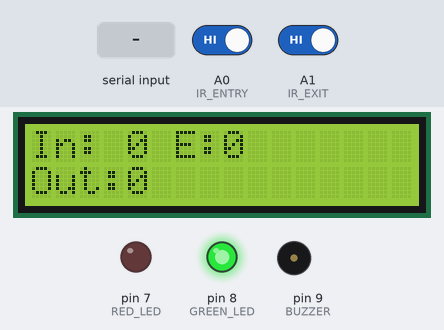
Simulated run of this sketch. Board: Arduino Uno, built with avr-gcc and run on an emulated ATmega328P. Shown: 16×2 character LCD, output pins drawn as LEDs (lit = HIGH), buzzer (waves = sounding, pin HIGH). The test bench sets the inputs (shaded band); at power-on: A0 (IR_ENTRY) HIGH, A1 (IR_EXIT) HIGH. What the sketch prints to the serial monitor is not drawn.

Above: at 4.1 s.
4.2 s: "STATUS:\n" received over Serial
At 5.6 s:
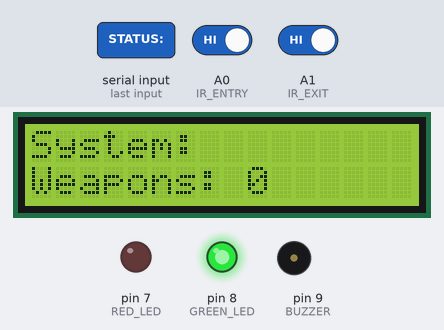
7.2 s: "WEAPON:\n" received over Serial
At 8.3 s:
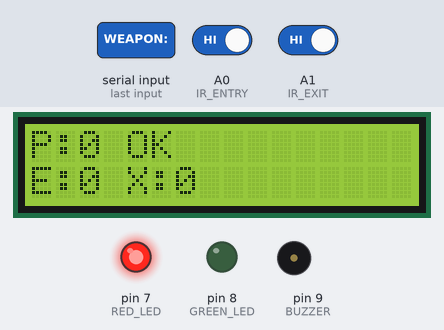
10.2 s: "RESET\n" received over Serial
At 13.1 s:
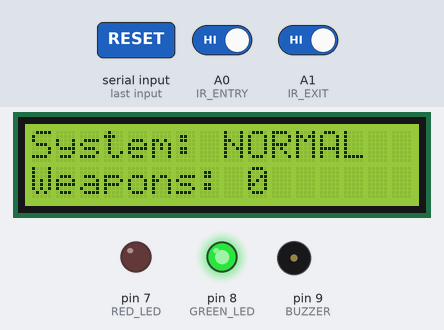
13.2 s: "PEOPLE:90\n" received over Serial
At 15.7 s:
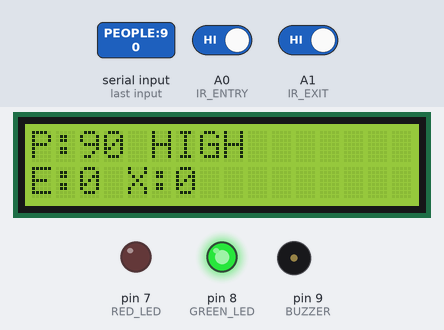
16.2 s: "CROWD_ALERT:\n" received over Serial
At 17.8 s:
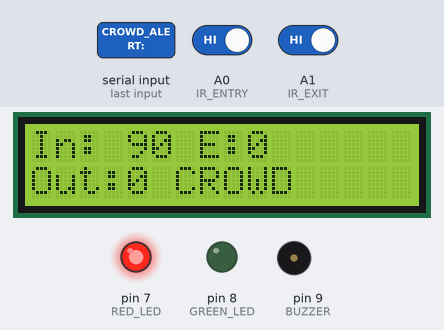
18.7 s: A0 (IR_ENTRY) driven LOW
At 22.0 s:
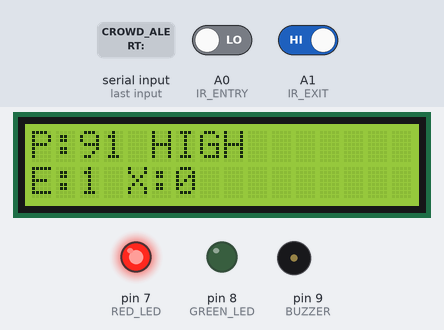
Timing chart, 0 to 22.7 s (numbered marks = the images above; inputs shaded):
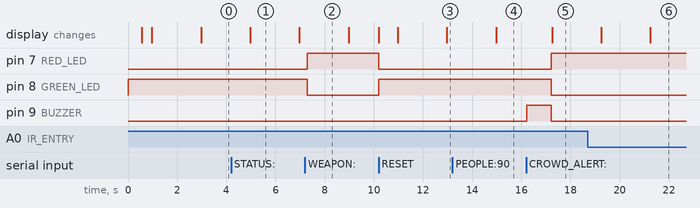

Measured:
- after the input at 4.2 s, the display: changes after 0.78 s (image 1)
- after the input at 7.2 s, pin 7 (RED_LED): LOW → HIGH after 0.10 s; pin 8 (GREEN_LED): HIGH → LOW after 0.10 s
- after the input at 10.2 s, pin 7 (RED_LED): HIGH → LOW at once; pin 8 (GREEN_LED): LOW → HIGH at once; the display: first changes at once (image 3 shows a later state)
- after the input at 13.2 s, the display: changes after 1.8 s (image 4)
- after the input at 16.2 s, pin 7 (RED_LED): LOW → HIGH after 1.0 s; pin 8 (GREEN_LED): HIGH → LOW after 1.0 s; pin 9 (BUZZER): LOW → HIGH at once, → LOW 1.0 s later; the display: changes after 1.1 s (image 5)
- what the display in image 1 shows lasts 2.0 s, from 5.0 s to 7.0 s

The sketch:

main_controller.ino
```cpp
/*
 * Object Detection System - Hardware Controller
 * Arduino Uno R3 with 16-pin LCD, LEDs, and Buzzer
 *
 * Features:
 * - People counting display
 * - Weapon detection alerts
 * - Crowd threshold warnings
 * - System status monitoring
 * - Serial communication with Python
 *
 * Components:
 * - Arduino Uno R3
 * - LCD 16x2 (16-pin, no potentiometer)
 * - Green LED (Pin 8)
 * - Red LED (Pin 7)
 * - Buzzer (Pin 9)
 *
 * Pin Configuration:
 * LCD: RS=12, E=11, D4=5, D5=4, D6=3, D7=2
 * Green LED: Pin 8
 * Red LED: Pin 7
 * Buzzer: Pin 9
 */

#include <LiquidCrystal.h>

// ==================== Pin Definitions ====================
// LCD pins
const int LCD_RS = 12;
const int LCD_E = 11;
const int LCD_D4 = 5;
const int LCD_D5 = 4;
const int LCD_D6 = 3;
const int LCD_D7 = 2;

// Output pins
const int GREEN_LED = 8;
const int RED_LED = 7;
const int BUZZER = 9;

// IR Sensor pins
const int IR_ENTRY = A0;    // Entry sensor
const int IR_EXIT = A1;     // Exit sensor

// ==================== LCD Initialization ====================
LiquidCrystal lcd(LCD_RS, LCD_E, LCD_D4, LCD_D5, LCD_D6, LCD_D7);

// ==================== System Variables ====================
int peopleCount = 0;
int weaponCount = 0;
String systemStatus = "NORMAL";
bool alertActive = false;
String alertType = "";

// IR Sensor variables
int entryCount = 0;
int exitCount = 0;
int lastIR_ENTRY_STATE = HIGH;
int lastIR_EXIT_STATE = HIGH;
unsigned long lastEntryTime = 0;
unsigned long lastExitTime = 0;
unsigned long irDebounce = 500; // 500ms debounce

// Timing variables
unsigned long lastLCDUpdate = 0;
unsigned long lastBuzzerTime = 0;
unsigned long buzzerCooldown = 10000; // 10 seconds cooldown
unsigned long lcdUpdateInterval = 2000; // Update LCD every 2 seconds

// Thresholds
const int CROWD_THRESHOLD = 5; // Alert when more than 5 people
const int HIGH_CROWD_THRESHOLD = 10; // High alert when more than 10 people

// Display mode
int displayMode = 0;
const int MAX_DISPLAY_MODES = 3;

// ==================== Setup ====================
void setup() {
  // Initialize LED FIRST to show Arduino is alive
  pinMode(GREEN_LED, OUTPUT);
  pinMode(RED_LED, OUTPUT);
  pinMode(BUZZER, OUTPUT);

  // Initialize IR sensor pins
  pinMode(IR_ENTRY, INPUT);
  pinMode(IR_EXIT, INPUT);

  // Turn on green LED immediately
  digitalWrite(GREEN_LED, HIGH);
  digitalWrite(RED_LED, LOW);
  digitalWrite(BUZZER, LOW);

  // Small delay before LCD init
  delay(500);

  // Initialize LCD
  lcd.begin(16, 2);
  delay(200);
  lcd.clear();
  delay(200);

  // Initialize serial communication
  Serial.begin(9600);

  // Show startup message
  lcd.setCursor(0, 0);
  lcd.print("Object Detect");
  lcd.setCursor(0, 1);
  lcd.print("System Ready...");

  delay(2000);
  lcd.clear();

  Serial.println("ARDUINO_READY");
}

// ==================== Main Loop ====================
void loop() {
  // Check for serial commands from Python
  if (Serial.available() > 0) {
    String command = Serial.readStringUntil('\n');
    command.trim();
    parseCommand(command);
  }

  // Read IR sensors
  readIRSensors();

  // Update LCD periodically
  unsigned long currentMillis = millis();
  if (currentMillis - lastLCDUpdate >= lcdUpdateInterval) {
    updateLCD();
    lastLCDUpdate = currentMillis;
  }

  // Update LED status
  updateLEDs();
}

// ==================== Command Parser ====================
void parseCommand(String command) {
  // Command format: COMMAND_TYPE:VALUE

  if (command.startsWith("PEOPLE:")) {
    // Update people count
    String value = command.substring(7);
    peopleCount = value.toInt();
    Serial.print("Received PEOPLE_COUNT: ");
    Serial.println(peopleCount);

  } else if (command.startsWith("WEAPON:")) {
    // Weapon detected
    String value = command.substring(7);
    weaponCount = value.toInt();
    alertType = "WEAPON";
    Serial.println("===========================");
    Serial.println("[ARDUINO] WEAPON COMMAND RECEIVED!");
    Serial.print("[ARDUINO] Weapon count: ");
    Serial.println(weaponCount);
    Serial.println("[ARDUINO] Triggering alert...");
    triggerAlert();
    Serial.println("===========================");

  } else if (command.startsWith("STATUS:")) {
    // Update system status
    systemStatus = command.substring(7);
    Serial.print("Received STATUS: ");
    Serial.println(systemStatus);

  } else if (command.startsWith("CROWD_ALERT:")) {
    // Crowd threshold exceeded
    String value = command.substring(12);
    int crowdLevel = value.toInt();
    alertType = "CROWD";

    if (crowdLevel >= 2) {
      triggerHighAlert();
    } else {
      triggerAlert();
    }
    Serial.print("Received CROWD_ALERT: Level ");
    Serial.println(crowdLevel);

  } else if (command == "RESET") {
    // Reset system
    resetSystem();
    Serial.println("System Reset");

  } else if (command == "CLEAR_ALERT") {
    // Clear active alert
    clearAlert();
    Serial.println("Alert Cleared");
  }
}

// ==================== IR Sensor Functions ====================
void readIRSensors() {
  unsigned long currentMillis = millis();

  // Read Entry Sensor
  int entryState = digitalRead(IR_ENTRY);
  if (entryState == LOW && lastIR_ENTRY_STATE == HIGH && (currentMillis - lastEntryTime > irDebounce)) {
    entryCount++;
    peopleCount++;
    lastEntryTime = currentMillis;
    Serial.print("ENTRY DETECTED - Total: ");
    Serial.println(peopleCount);
  }
  lastIR_ENTRY_STATE = entryState;

  // Read Exit Sensor
  int exitState = digitalRead(IR_EXIT);
  if (exitState == LOW && lastIR_EXIT_STATE == HIGH && (currentMillis - lastExitTime > irDebounce)) {
    if (peopleCount > 0) {
      exitCount++;
      peopleCount--;
    }
    lastExitTime = currentMillis;
    Serial.print("EXIT DETECTED - Total: ");
    Serial.println(peopleCount);
  }
  lastIR_EXIT_STATE = exitState;
}

// ==================== Alert Functions ====================
void triggerAlert() {
  alertActive = true;
  unsigned long currentMillis = millis();

  // Check buzzer cooldown (10 seconds)
  if (currentMillis - lastBuzzerTime >= buzzerCooldown) {
    // Activate buzzer for 1 second
    digitalWrite(BUZZER, HIGH);
    delay(1000);
    digitalWrite(BUZZER, LOW);
    lastBuzzerTime = currentMillis;
    Serial.println("[ARDUINO] Buzzer triggered");
  } else {
    Serial.println("[ARDUINO] Buzzer on cooldown");
  }

  // Flash red LED (will be handled in loop for non-blocking operation)
  digitalWrite(GREEN_LED, LOW);
  digitalWrite(RED_LED, HIGH);
  Serial.println("[ARDUINO] Red LED ON - Alert triggered");
}

void triggerHighAlert() {
  alertActive = true;
  unsigned long currentMillis = millis();

  // Activate buzzer for 2 seconds with pattern
  if (currentMillis - lastBuzzerTime >= buzzerCooldown) {
    for (int i = 0; i < 3; i++) {
      digitalWrite(BUZZER, HIGH);
      delay(300);
      digitalWrite(BUZZER, LOW);
      delay(200);
    }
    lastBuzzerTime = currentMillis;
  }

  // Flash red LED
  digitalWrite(GREEN_LED, LOW);
  digitalWrite(RED_LED, HIGH);
}

void clearAlert() {
  alertActive = false;
  alertType = "";
  digitalWrite(GREEN_LED, HIGH);
  digitalWrite(RED_LED, LOW);
  digitalWrite(BUZZER, LOW);
}

void resetSystem() {
  peopleCount = 0;
  weaponCount = 0;
  entryCount = 0;
  exitCount = 0;
  systemStatus = "NORMAL";
  alertActive = false;
  alertType = "";
  displayMode = 0;
  clearAlert();
  lcd.clear();
}

// ==================== LED Control ====================
void updateLEDs() {
  if (!alertActive) {
    digitalWrite(GREEN_LED, HIGH);
    digitalWrite(RED_LED, LOW);
  }
}

// ==================== LCD Update ====================
void updateLCD() {
  lcd.clear();

  // Cycle through display modes
  switch (displayMode) {
    case 0:
      // Mode 0: People Count & Status
      displayPeopleCount();
      break;
    case 1:
      // Mode 1: System Status & Alerts
      displaySystemStatus();
      break;
    case 2:
      // Mode 2: Full Stats
      displayFullStats();
      break;
  }

  // Update display mode for next cycle
  displayMode = (displayMode + 1) % MAX_DISPLAY_MODES;
}

void displayPeopleCount() {
  lcd.setCursor(0, 0);
  lcd.print("In: ");
  lcd.print(peopleCount);
  lcd.print(" E:");
  lcd.print(entryCount);

  lcd.setCursor(0, 1);
  lcd.print("Out:");
  lcd.print(exitCount);
  if (alertActive) {
    lcd.print(" ");
    lcd.print(alertType);
  }
}

void displaySystemStatus() {
  lcd.setCursor(0, 0);
  lcd.print("System: ");
  lcd.print(systemStatus);

  lcd.setCursor(0, 1);
  lcd.print("Weapons: ");
  lcd.print(weaponCount);
}

void displayFullStats() {
  lcd.setCursor(0, 0);
  lcd.print("P:");
  lcd.print(peopleCount);

  if (peopleCount >= HIGH_CROWD_THRESHOLD) {
    lcd.print(" HIGH");
  } else if (peopleCount >= CROWD_THRESHOLD) {
    lcd.print(" CROWD");
  } else {
    lcd.print(" OK");
  }

  lcd.setCursor(0, 1);
  lcd.print("E:");
  lcd.print(entryCount);
  lcd.print(" X:");
  lcd.print(exitCount);
}

// ==================== Helper Functions ====================
void printSystemInfo() {
  Serial.println("=== System Info ===");
  Serial.print("People Count: ");
  Serial.println(peopleCount);
  Serial.print("Weapon Count: ");
  Serial.println(weaponCount);
  Serial.print("System Status: ");
  Serial.println(systemStatus);
  Serial.print("Alert Active: ");
  Serial.println(alertActive);
  Serial.println("===================");
}
```
